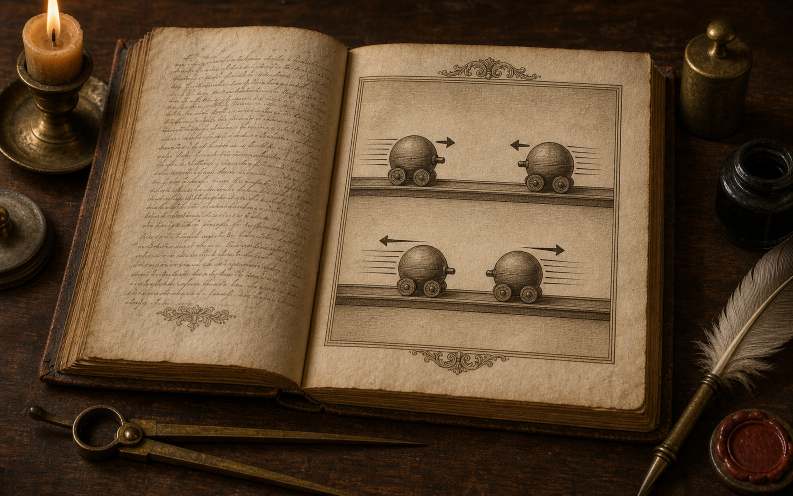
#> input picture art/source/production/ch05/evidence/ch05_card_S6_quantity_of_motion_treatise_master_v01.png, 1586 x 992 px (shown at 1/2 size)
$ python render-ch5-evidence.py
#> lines starting #> are read from the running program, lines starting #| are printed output that depends on the picture
#!/usr/bin/env python3
"""Render Chapter 5 evidence-card masters for the web runtime."""

from pathlib import Path

from PIL import Image, ImageOps


ROOT = Path(__file__).resolve().parents[2]
SOURCE_DIR = ROOT / "art/source/production/ch05/evidence"
OUTPUT_DIR = ROOT / "public/assets/ch05/evidence"
TARGET_SIZE = (1200, 750)
CARDS = {
    "ch05_card_S6_quantity_of_motion_treatise_master_v01.png":
        "ch05_card_S6_quantity_of_motion_treatise_v01.webp",
    "ch05_card_S7_clay_report_master_v01.png":
        "ch05_card_S7_clay_report_v01.webp",
    "ch05_card_J1_signed_momentum_ledger_master_v02.png":
        "ch05_card_J1_signed_momentum_ledger_v02.webp",
    "ch05_card_J2_vis_viva_ledger_master_v02.png":
        "ch05_card_J2_vis_viva_ledger_v02.webp",
    "ch05_card_J3_clay_depth_master_v01.png":
        "ch05_card_J3_clay_depth_v01.webp",
    "ch05_card_J4_two_ledgers_master_v02.png":
        "ch05_card_J4_two_ledgers_v02.webp",
}


def main():
    OUTPUT_DIR.mkdir(parents=True, exist_ok=True)
    for source_name, output_name in CARDS.items():
        source = SOURCE_DIR / source_name
        output = OUTPUT_DIR / output_name
        with Image.open(source) as image:
#> image is the input picture: PIL image 1586x992 RGB; mean R, G, B 96, 74.3, 51.2
            rendered = ImageOps.fit(
                image.convert("RGB"),
                TARGET_SIZE,
                method=Image.Resampling.LANCZOS,
                centering=(0.5, 0.5),
            )
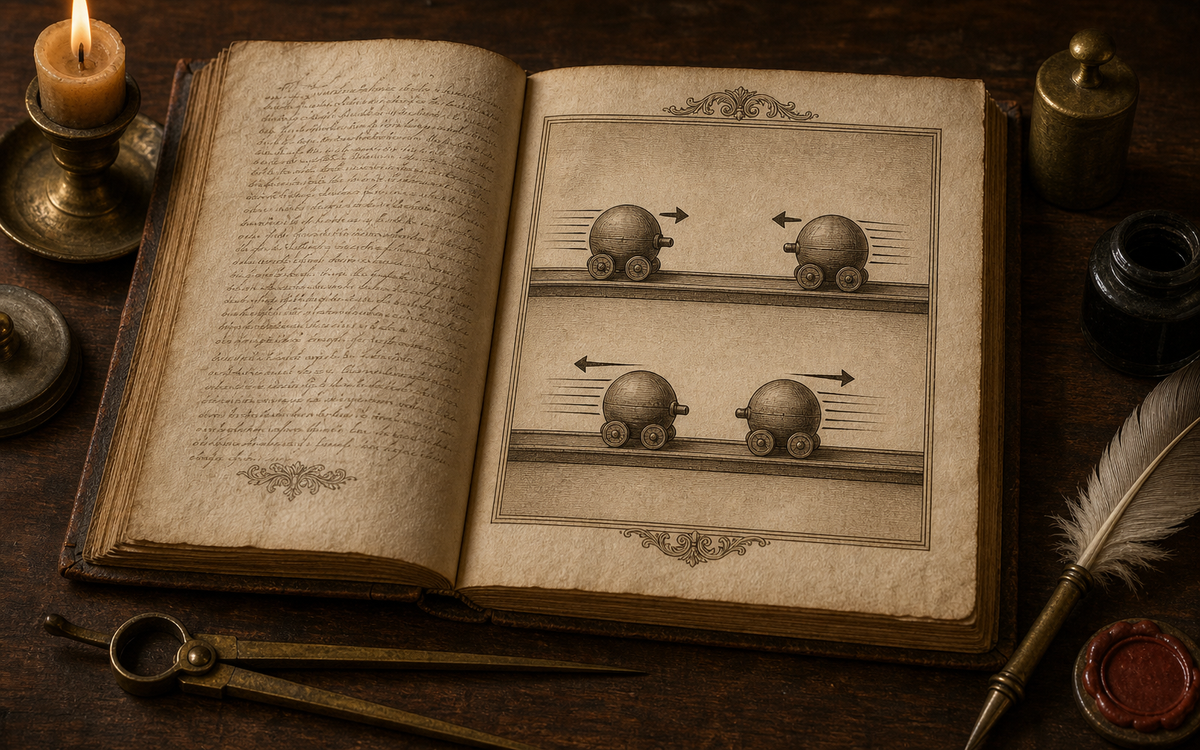
#> rendered: PIL image 1200x750 RGB; mean R, G, B 96.1, 74.3, 51.2
            rendered.save(output, "WEBP", quality=86, method=6)
        print(output.relative_to(ROOT))
#> pass 2 of the loop in main, `for source_name, output_name in CARDS.items():`:
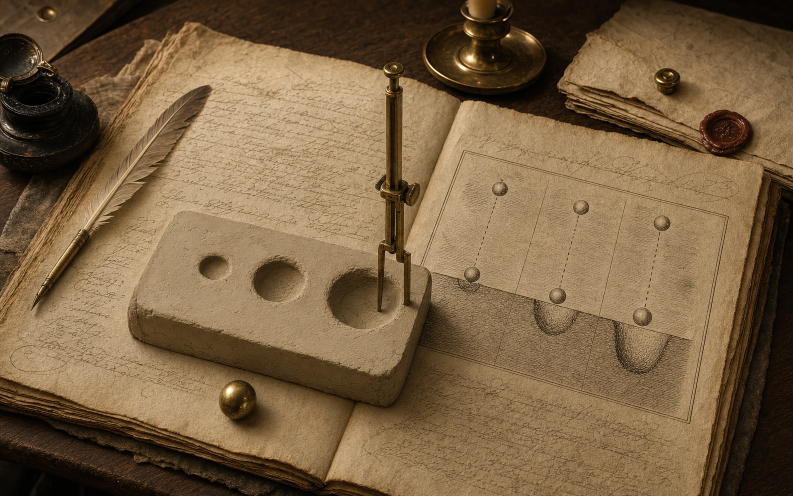
#> input picture art/source/production/ch05/evidence/ch05_card_S7_clay_report_master_v01.png, 1586 x 992 px (shown at 1/2 size)
#> in main, image is the input picture: PIL image 1586x992 RGB; mean R, G, B 121.2, 97, 66.9
#> in main, `rendered = ImageOps.fit( image.convert("RGB"), TARGET_SIZE, method=Ima..`:
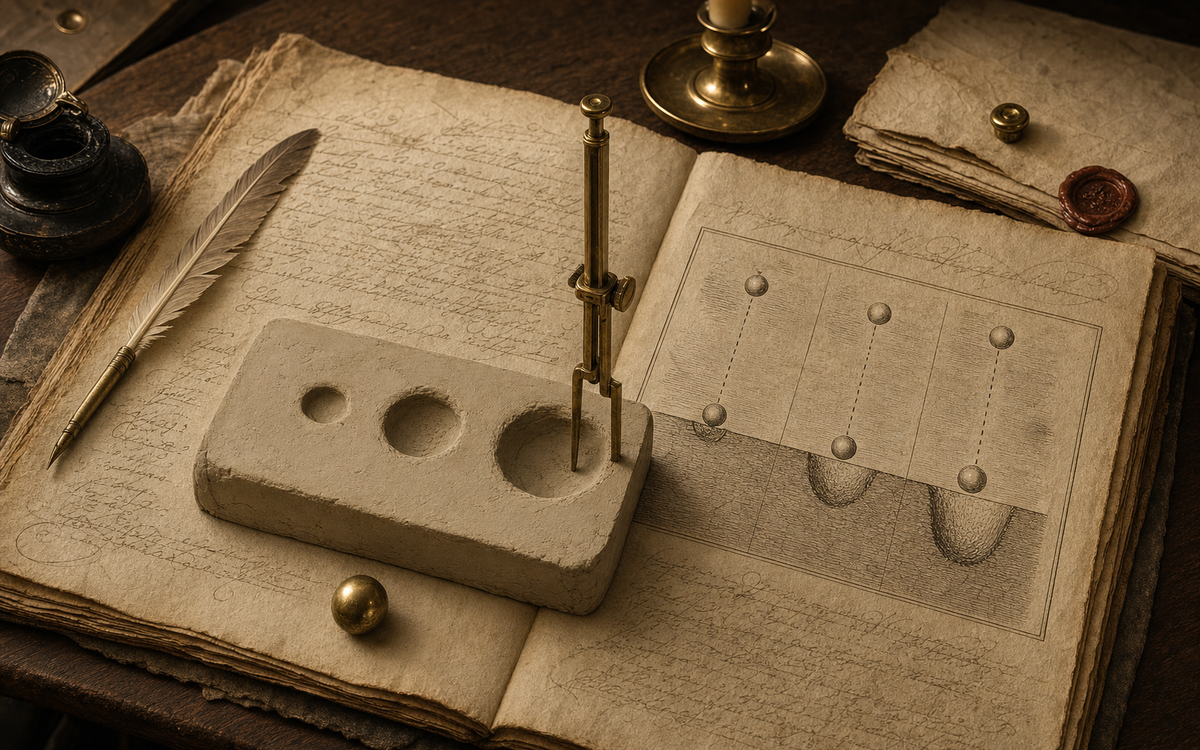
#> rendered: PIL image 1200x750 RGB; mean R, G, B 121.3, 97.1, 66.9
#> pass 3 of the loop in main, `for source_name, output_name in CARDS.items():`:
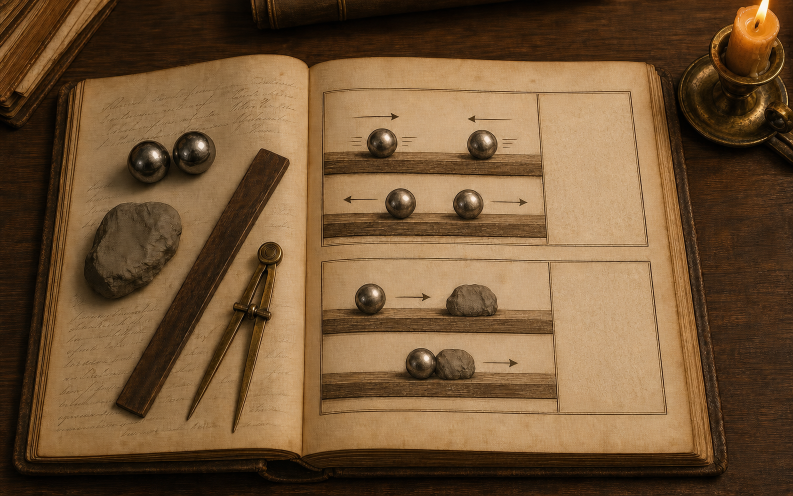
#> input picture art/source/production/ch05/evidence/ch05_card_J1_signed_momentum_ledger_master_v02.png, 1586 x 992 px (shown at 1/2 size)
#> in main, image is the input picture: PIL image 1586x992 RGB; mean R, G, B 115, 85.5, 54
#> in main, `rendered = ImageOps.fit( image.convert("RGB"), TARGET_SIZE, method=Ima..`:
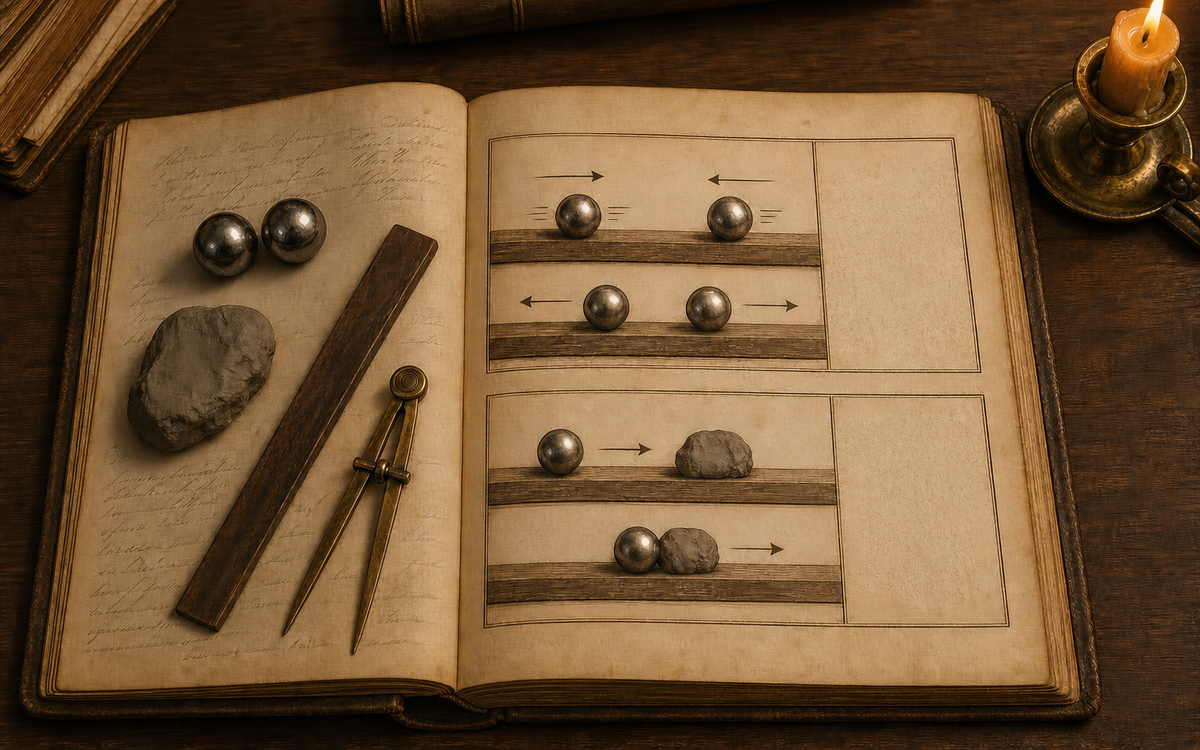
#> rendered: PIL image 1200x750 RGB; mean R, G, B 115, 85.6, 54.1
#> the loop made 6 passes; the first 3 are shown


if __name__ == "__main__":
    main()
